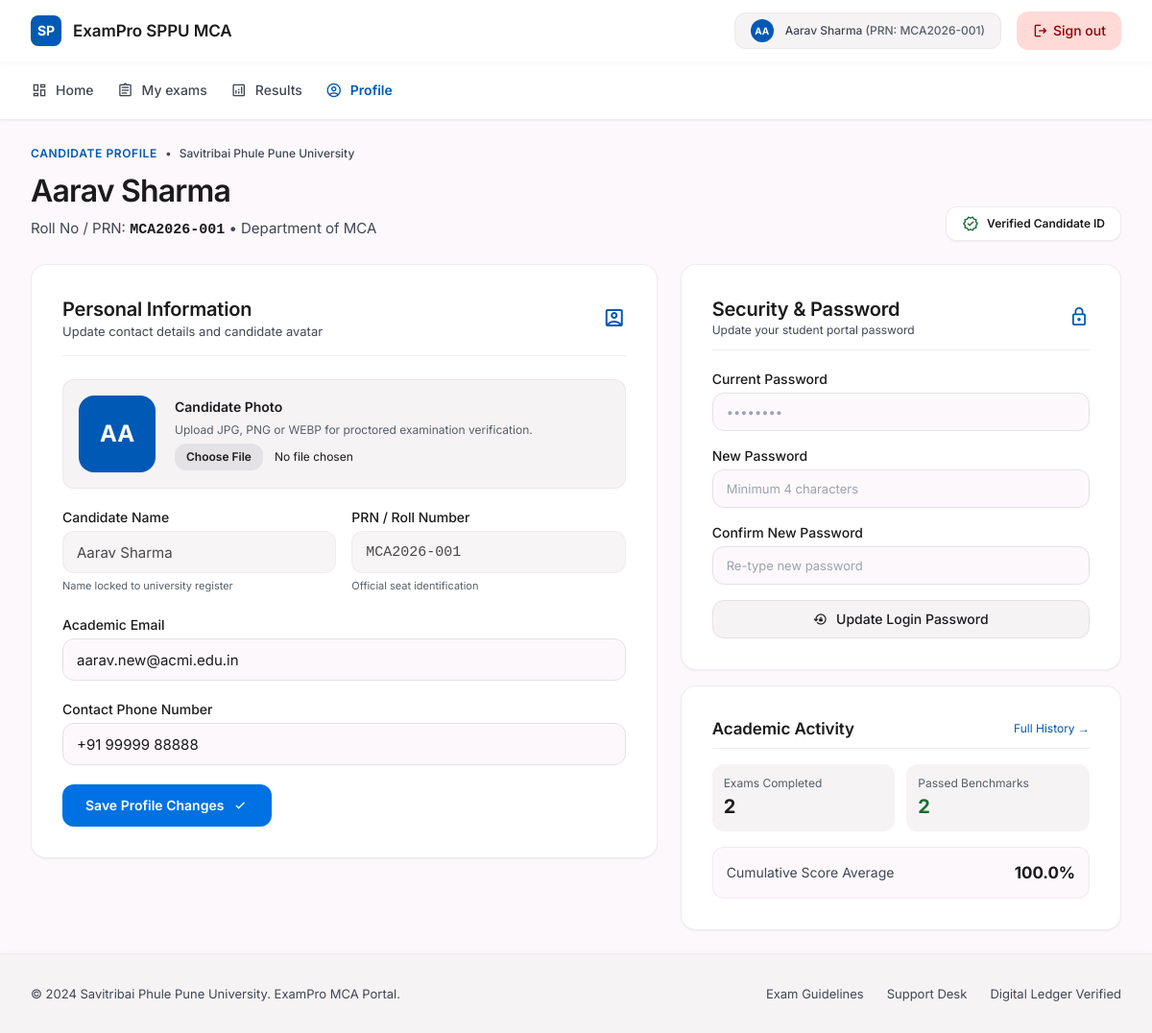
The app's page /student/profile (signed in) with its own data.
### tables this page shows
CREATE TABLE users (
    id INTEGER PRIMARY KEY AUTOINCREMENT,
    username TEXT NOT NULL UNIQUE,
    email TEXT NOT NULL UNIQUE,
    password_hash TEXT NOT NULL,
    full_name TEXT NOT NULL,
    role TEXT NOT NULL CHECK(role IN ('admin', 'staff', 'student')),
    roll_number TEXT UNIQUE, -- applicable for students
    contact_number TEXT,
    profile_photo TEXT,
    department TEXT,
    designation TEXT,
    is_approved INTEGER NOT NULL DEFAULT 1 CHECK(is_approved IN (0, 1)),
    created_at TIMESTAMP DEFAULT CURRENT_TIMESTAMP
);

### app.py (the view)
@app.route("/student/profile")
@student_required
def student_profile_page():
    user = get_current_user()
    cand = query_db("SELECT * FROM candidates WHERE user_id = ?", (user["id"],), one=True)
    stats = query_db("""
        SELECT COUNT(id) as attempts,
               SUM(CASE WHEN status = 'Passed' THEN 1 ELSE 0 END) as passed,
               ROUND(AVG(percentage), 1) as avg_score
        FROM submissions
        WHERE user_id = ?
    """, (user["id"],), one=True)
    return render_template("student/profile.html", user=user, candidate=cand, stats=stats)

### templates/student/profile.html (shortened to what this page needs)
{% extends "student/base_student.html" %}
{% block content %}
<div class="flex flex-col md:flex-row md:items-end justify-between gap-space-md mb-space-lg">
  <div class="space-y-space-xs">
    <div class="flex items-center gap-space-xs">
      <span class="font-label-sm text-label-sm text-primary uppercase tracking-wider font-semibold">Candidate Profile</span>
      <span class="text-on-surface-variant text-[12px]">&bull;</span>
      <span class="font-label-sm text-label-sm text-on-surface-variant">Savitribai Phule Pune University</span>
    </div>
    <h1 class="font-headline-xl text-headline-xl text-on-surface tracking-tight">{{ user.full_name }}</h1>
    <p class="font-body-md text-body-md text-on-surface-variant">
      Roll No / PRN: <strong class="text-on-surface font-mono">{{ user.roll_number }}</strong> &bull; Department of MCA
    </p>
  </div>
  <div class="flex items-center gap-space-sm">
    <div class="bg-surface-container-lowest px-4 py-2 rounded-xl shadow-sm flex items-center gap-2 border border-surface-container-highest/60">
      <span class="material-symbols-outlined text-[18px] text-[#176B31]">verified</span>
      <span class="font-label-sm text-label-sm text-on-surface font-semibold">Verified Candidate ID</span>
    </div>
  </div>
</div>
<div class="grid grid-cols-1 lg:grid-cols-12 gap-space-lg items-start">
  <div class="lg:col-span-7 space-y-space-md">
    <div class="bg-surface-container-lowest rounded-2xl shadow-sm p-6 sm:p-8 border border-surface-container-highest/60 space-y-6">
      <div class="flex items-center justify-between pb-4 border-b border-surface-container-highest/60">
        <div>
          <h2 class="font-headline-md text-headline-md text-on-surface">Personal Information</h2>
          <p class="font-body-sm text-body-sm text-on-surface-variant">Update contact details and candidate avatar</p>
        </div>
        <span class="material-symbols-outlined text-primary text-[24px]">account_box</span>
      </div>
      <form method="POST" action="{{ url_for('student_update_profile') }}" enctype="multipart/form-data" class="space-y-5">
        <div class="flex flex-col sm:flex-row sm:items-center gap-5 p-4 rounded-xl bg-surface-container-low border border-surface-container-highest/60">
          <div class="relative w-20 h-20 rounded-2xl bg-primary text-on-primary flex items-center justify-center font-bold text-2xl shrink-0 overflow-hidden shadow-sm">
            {% if user.profile_photo %}
              <img id="avatarPreview" src="{{ url_for('static', filename='uploads/avatars/' + user.profile_photo) }}" alt="{{ user.full_name }}" class="w-full h-full object-cover"/>
            {% else %}
              <span id="avatarInitials">{{ user.full_name[:2]|upper }}</span>
            {% endif %}
          </div>
          <div class="space-y-1.5 flex-1 min-w-0">
            <label class="block font-label-md text-label-md text-on-surface font-semibold">Candidate Photo</label>
            <p class="font-body-sm text-xs text-secondary">Upload JPG, PNG or WEBP for proctored examination verification.</p>
            <input type="file" name="profile_photo" id="profilePhotoInput" accept="image/png, image/jpeg, image/webp" class="text-xs text-on-surface file:mr-3 file:py-1.5 file:px-3 file:rounded-xl file:border-0 file:text-xs file:font-semibold file:bg-surface-container-highest file:text-on-surface hover:file:bg-surface-container-high transition-colors cursor-pointer"/>
          </div>
        </div>
        <div class="grid grid-cols-1 sm:grid-cols-2 gap-4">
          <div>
            <label class="block font-label-md text-label-md text-on-surface mb-1 font-medium">Candidate Name</label>
            <input type="text" value="{{ user.full_name }}" disabled class="w-full h-11 px-3.5 bg-surface-container-low rounded-xl font-body-md text-body-md text-on-surface border border-surface-container-highest/60 opacity-80 cursor-not-allowed">
            <span class="text-[11px] text-secondary mt-0.5 block">Name locked to university register</span>
          </div>
          <div>
            <label class="block font-label-md text-label-md text-on-surface mb-1 font-medium">PRN / Roll Number</label>
            <input type="text" value="{{ user.roll_number }}" disabled class="w-full h-11 px-3.5 bg-surface-container-low rounded-xl font-body-md text-body-md text-on-surface font-mono border border-surface-container-highest/60 opacity-80 cursor-not-allowed">
            <span class="text-[11px] text-secondary mt-0.5 block">Official seat identification</span>
          </div>
        </div>
        <div>
          <label for="studentEmail" class="block font-label-md text-label-md text-on-surface mb-1 font-medium">Academic Email</label>
          <input type="email" name="email" id="studentEmail" value="{{ user.email }}" required class="w-full h-11 px-3.5 bg-surface rounded-xl font-body-md text-body-md text-on-surface placeholder:text-outline border border-surface-container-highest outline-none focus:ring-2 focus:ring-primary-container">
        </div>
        <div>
          <label for="studentContact" class="block font-label-md text-label-md text-on-surface mb-1 font-medium">Contact Phone Number</label>
          <input type="text" name="contact_number" id="studentContact" value="{{ user.contact_number or '' }}" placeholder="+91 98220 00000" class="w-full h-11 px-3.5 bg-surface rounded-xl font-body-md text-body-md text-on-surface placeholder:text-outline border border-surface-container-highest outline-none focus:ring-2 focus:ring-primary-container">
        </div>
        <button type="submit" class="h-11 px-6 rounded-xl bg-primary-container text-on-primary font-label-md text-label-md shadow-sm hover:opacity-95 active:scale-[0.99] transition-all flex items-center justify-center gap-2 font-semibold">
          <span>Save Profile Changes</span>
          <span class="material-symbols-outlined text-[18px]">check</span>
        </button>
      </form>
    </div>
  </div>
  <div class="lg:col-span-5 space-y-space-md">
    <div class="bg-surface-container-lowest rounded-2xl shadow-sm p-6 sm:p-8 border border-surface-container-highest/60 space-y-5">
      <div class="flex items-center justify-between pb-3 border-b border-surface-container-highest/60">
        <div>
          <h2 class="font-headline-md text-headline-md text-on-surface">Security &amp; Password</h2>
          <p class="font-body-sm text-xs text-on-surface-variant">Update your student portal password</p>
        </div>
        <span class="material-symbols-outlined text-primary text-[22px]">lock</span>
      </div>
      <form method="POST" action="{{ url_for('student_change_password') }}" class="space-y-4">
        <div>
          <label for="currentPassword" class="block font-label-md text-label-md text-on-surface mb-1">Current Password</label>
          <input type="password" name="current_password" id="currentPassword" placeholder="••••••••" required class="w-full h-10 px-3.5 bg-surface rounded-xl font-body-sm text-body-sm text-on-surface border border-surface-container-highest outline-none focus:ring-2 focus:ring-primary-container">
        </div>
        <div>
          <label for="newPassword" class="block font-label-md text-label-md text-on-surface mb-1">New Password</label>
          <input type="password" name="new_password" id="newPassword" placeholder="Minimum 4 characters" minlength="4" required class="w-full h-10 px-3.5 bg-surface rounded-xl font-body-sm text-body-sm text-on-surface border border-surface-container-highest outline-none focus:ring-2 focus:ring-primary-container">
        </div>
        <div>
          <label for="confirmPassword" class="block font-label-md text-label-md text-on-surface mb-1">Confirm New Password</label>
          <input type="password" name="confirm_password" id="confirmPassword" placeholder="Re-type new password" minlength="4" required class="w-full h-10 px-3.5 bg-surface rounded-xl font-body-sm text-body-sm text-on-surface border border-surface-container-highest outline-none focus:ring-2 focus:ring-primary-container">
        </div>
        <button type="submit" class="w-full h-10 rounded-xl bg-surface-container-low hover:bg-surface-container text-on-surface font-label-md text-label-md border border-surface-container-highest transition-colors flex items-center justify-center gap-2 font-medium">
          <span class="material-symbols-outlined text-[16px]">lock_reset</span>
          <span>Update Login Password</span>
        </button>
      </form>
    </div>
    <div class="bg-surface-container-lowest rounded-2xl shadow-sm p-6 sm:p-8 border border-surface-container-highest/60 space-y-4">
      <div class="flex items-center justify-between pb-2 border-b border-surface-container-highest/60">
        <h3 class="font-title text-title text-on-surface">Academic Activity</h3>
        <a href="{{ url_for('student_history_page') }}" class="font-body-sm text-xs text-primary hover:underline">Full History &rarr;</a>
      </div>
      <div class="grid grid-cols-2 gap-3">
        <div class="p-3 rounded-xl bg-surface-container-low">
          <div class="font-label-sm text-xs text-secondary">Exams Completed</div>
          <div class="font-headline-md text-headline-md text-on-surface font-bold mt-0.5">{{ stats.attempts or 0 }}</div>
        </div>
        <div class="p-3 rounded-xl bg-surface-container-low">
          <div class="font-label-sm text-xs text-secondary">Passed Benchmarks</div>
          <div class="font-headline-md text-headline-md text-[#176B31] font-bold mt-0.5">{{ stats.passed or 0 }}</div>
        </div>
      </div>
      <div class="p-3.5 rounded-xl bg-surface border border-surface-container-highest/50 flex items-center justify-between">
        <span class="font-body-sm text-sm text-on-surface-variant">Cumulative Score Average</span>
        <span class="font-title text-title text-on-surface font-bold">{{ stats.avg_score or 0.0 }}%</span>
      </div>
    </div>
  </div>
</div>
{% endblock %}

### templates/student/base_student.html (shortened to what this page needs)
{% extends "base.html" %}
{% block layout %}
<header class="fixed top-0 left-0 right-0 z-50 bg-surface-container-lowest shadow-[0_1px_8px_rgba(0,0,0,0.04)]">
  <div class="h-16 max-w-7xl mx-auto px-margin flex items-center justify-between gap-space-lg">
    <div class="flex items-center gap-space-md">
      <a href="{{ url_for('student_dashboard') }}" class="flex items-center gap-space-sm">
        <div class="w-8 h-8 rounded-lg bg-primary text-on-primary flex items-center justify-center font-bold text-sm shadow-sm">SP</div>
        <span class="font-title text-title text-on-surface">ExamPro SPPU MCA</span>
      </a>
    </div>
    <div class="flex items-center gap-space-md">
      <a href="{{ url_for('student_profile_page') }}" class="hidden sm:flex items-center gap-space-sm py-1.5 px-space-md rounded-xl bg-surface-container-low hover:bg-surface-container text-on-surface-variant hover:text-on-surface transition-colors border border-surface-container-highest/60" title="Manage Profile & Settings">
        <div class="w-6 h-6 rounded-full bg-primary text-on-primary flex items-center justify-center font-bold text-[10px] overflow-hidden">
          {% if current_user.profile_photo %}
            <img src="{{ url_for('static', filename='uploads/avatars/' + current_user.profile_photo) }}" alt="Avatar" class="w-full h-full object-cover"/>
          {% else %}
            {{ (current_user.full_name or 'ST')[:2]|upper }}
          {% endif %}
        </div>
        <span class="font-label-sm text-label-sm">
          {{ current_user.full_name or 'Enrolled Candidate' }}
          <span class="text-secondary">(PRN: {{ current_user.roll_number or 'N/A' }})</span>
        </span>
      </a>
      <a class="inline-flex items-center justify-center h-10 px-space-md rounded-xl bg-error-container text-on-error-container font-label-md text-label-md hover:opacity-90 transition-opacity gap-1" href="{{ url_for('student_logout') }}">
        <span class="material-symbols-outlined text-[18px]">logout</span>
        <span>Sign out</span>
      </a>
    </div>
  </div>
</header>
<main class="w-full pt-16 bg-surface min-h-[calc(100vh-160px)]">
  <div class="flex flex-col w-full">
    <div class="w-full bg-surface-container-lowest shadow-sm border-b border-surface-container-highest/60">
      <div class="max-w-7xl mx-auto px-margin py-space-sm flex flex-col sm:flex-row items-start sm:items-center justify-between gap-space-sm">
        <div class="flex items-center gap-space-lg overflow-x-auto w-full sm:w-auto">
          <a class="font-label-md text-label-md flex items-center gap-space-xs py-space-xs transition-colors {% if request.endpoint == 'student_dashboard' %}text-primary font-semibold{% else %}text-on-surface-variant hover:text-on-surface{% endif %}" href="{{ url_for('student_dashboard') }}">
            <span class="material-symbols-outlined text-[18px]" {% if request.endpoint == 'student_dashboard' %}style="font-variation-settings: 'FILL' 1;"{% endif %}>dashboard</span>
            <span>Home</span>
          </a>
          <a class="font-label-md text-label-md flex items-center gap-space-xs py-space-xs transition-colors {% if request.endpoint == 'student_exams_page' %}text-primary font-semibold{% else %}text-on-surface-variant hover:text-on-surface{% endif %}" href="{{ url_for('student_exams_page') }}">
            <span class="material-symbols-outlined text-[18px]">assignment</span>
            <span>My exams</span>
          </a>
          <a class="font-label-md text-label-md flex items-center gap-space-xs py-space-xs transition-colors {% if request.endpoint == 'student_history_page' %}text-primary font-semibold{% else %}text-on-surface-variant hover:text-on-surface{% endif %}" href="{{ url_for('student_history_page') }}">
            <span class="material-symbols-outlined text-[18px]">analytics</span>
            <span>Results</span>
          </a>
          <a class="font-label-md text-label-md flex items-center gap-space-xs py-space-xs transition-colors {% if request.endpoint == 'student_profile_page' %}text-primary font-semibold{% else %}text-on-surface-variant hover:text-on-surface{% endif %}" href="{{ url_for('student_profile_page') }}">
            <span class="material-symbols-outlined text-[18px]">account_circle</span>
            <span>Profile</span>
          </a>
        </div>
      </div>
    </div>
    <div class="w-full max-w-7xl mx-auto px-margin py-space-lg space-y-space-lg">
      {% block content %}{% endblock %}
    </div>
  </div>
</main>
<footer class="w-full bg-surface-container-low shadow-[0_-1px_6px_rgba(0,0,0,0.02)] py-margin mt-auto border-t border-surface-container-highest/60">
  <div class="max-w-7xl mx-auto px-margin flex flex-col md:flex-row items-center justify-between gap-space-md text-on-surface-variant font-body-sm text-body-sm">
    <p>&copy; 2024 Savitribai Phule Pune University. ExamPro MCA Portal.</p>
    <div class="flex items-center gap-space-lg">
      <span class="hover:text-on-surface transition-colors">Exam Guidelines</span>
      <span class="hover:text-on-surface transition-colors">Support Desk</span>
      <span class="hover:text-on-surface transition-colors">Digital Ledger Verified</span>
    </div>
  </div>
</footer>
{% endblock %}

### records on screen
users: full_name "AA", full_name "Aarav Sharma", roll_number "MCA2026-001", email "aarav.new@acmi.edu.in", contact_number "+91 99999 88888"

### other values on screen
{{ stats.attempts or 0 }} "2"
{{ stats.passed or 0 }} "2"
{{ stats.avg_score or 0.0 }} "100.0"
